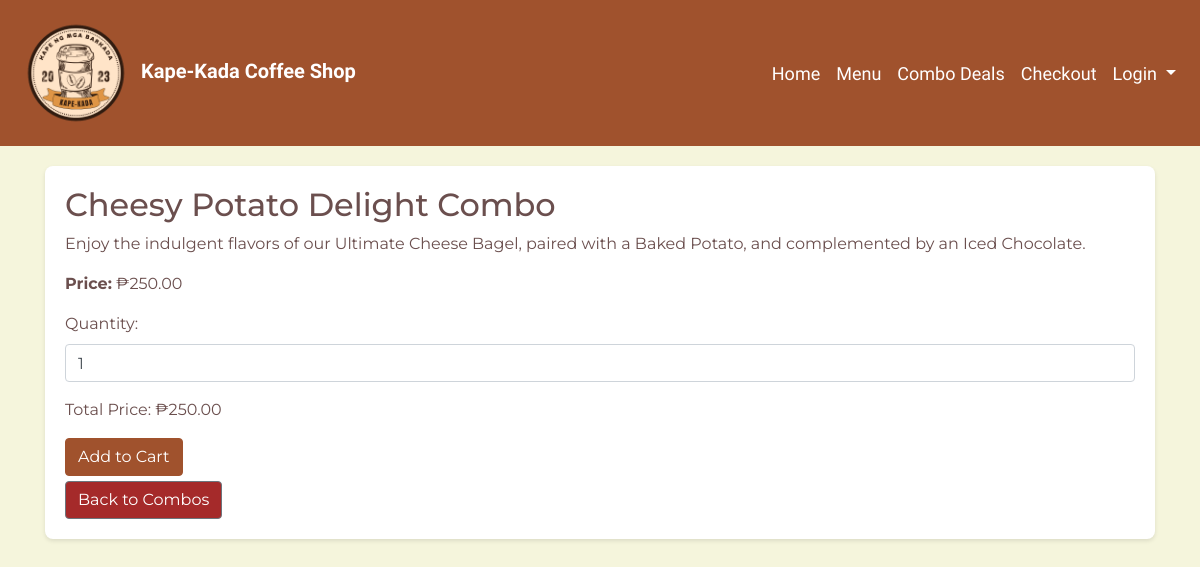
The page /combo_detail.php?id=1 on the database its author committed.
### tables this page shows
CREATE TABLE `combo_meals` (
  `id` int NOT NULL,
  `name` varchar(255) NOT NULL,
  `description` text NOT NULL,
  `main_dish` varchar(255) NOT NULL,
  `side_dish` varchar(255) NOT NULL,
  `drink` varchar(255) NOT NULL,
  `price` decimal(10,2) NOT NULL,
  `discount_percentage` decimal(5,2) NOT NULL,
  `category` varchar(50) NOT NULL,
  `quantity` int NOT NULL
);

### combo_detail.php (the view, shortened to what this page needs)
<?php
include 'navbar.php';
include 'db_connection.php';
$comboId = $_GET['id'] ?? '';
$sql = "SELECT * FROM combo_meals WHERE id = '$comboId'";
$result = mysqli_query($conn, $sql);
$combo = mysqli_fetch_assoc($result);
?>
<!DOCTYPE html>
<html lang="en">
<head>
    <link rel="stylesheet" href="https://stackpath.bootstrapcdn.com/bootstrap/4.5.2/css/bootstrap.min.css">
    <link rel="stylesheet" href="https://use.fontawesome.com/releases/v5.15.1/css/all.css">
</head>
<body>
<div class="container">
    <div class="white-container">
        <?php if ($combo): ?>
            <h2><?php echo htmlspecialchars($combo['name']); ?></h2>
            <p><?php echo htmlspecialchars($combo['description']); ?></p>
            <p><strong>Price:</strong> ₱<span id="comboPriceText"><?php echo number_format($combo['price'], 2); ?></span></p>
            <form id="addToCartForm" method="post" action="add_to_cart.php">
                <div class="form-group">
                    <label for="quantity">Quantity:</label>
                    <input type="number" id="quantity" name="quantity" class="form-control" min="1" value="1" onchange="updateTotalPrice()">
                </div>
                <p id="totalPrice"></p>
                <button type="submit" class="btn btn-primary">Add to Cart</button>
            </form>
            <a href="combos.php" class="btn btn-secondary">Back to Combos</a>
        <?php else: ?>
            <p>Combo not found.</p>
        <?php endif; ?>
    </div>
</div>
</body>
</html>

### navbar.php (style rules this page uses)
body { padding-top: 46px; color: #FFFFFF; }

### combo_detail.php (style rules this page uses)
body { background-color: #F5F5DC; color: #6B4F4E; font-family: 'Montserrat', sans-serif; }
.container { margin-top: 120px; }
.white-container { background-color: #ffffff; padding: 20px; border-radius: 8px; box-shadow: 0 2px 4px rgba(0,0,0,0.1); }
.btn-primary { background-color: #A0522D; border-color: #A0522D; margin-bottom: 5px; }
.btn-secondary { background-color: #A52A2A; color: #FFFFFF; }

### rows shown on the page
combo_meals: name "Cheesy Potato Delight Combo", description "Enjoy the indulgent flavors of our Ultimate Cheese Bagel, paired with a Baked Potato, and complemented by an Iced Chocolate.", price "250.00"
